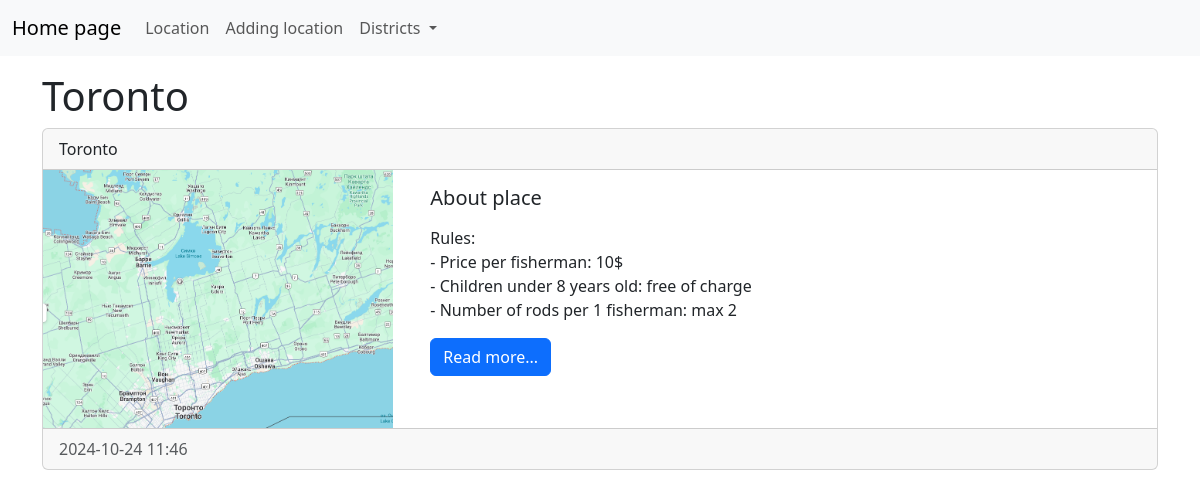
Screenshot of /category/3/ with the database file from the repository.
### news/models.py (models this page shows, shortened)
class Category(models.Model):
    title = models.CharField(max_length=150, db_index=True, verbose_name='Наименование')
    def __str__(self):
        return self.title
    class Meta:
        verbose_name = "Категория"
        verbose_name_plural = "Категории"
        ordering = ['title']

class News(models.Model):
    title = models.CharField(max_length=150, verbose_name='Наименование')
    content = models.TextField(blank=True, verbose_name='Контекст')
    created_at = models.DateTimeField(auto_now_add=True, verbose_name='Дата публикации')
    updated_at = models.DateTimeField(auto_now=True, verbose_name='Дата обновления')
    photo = models.ImageField(upload_to='photos/%Y/%m/%d/', verbose_name='Фото', blank=True)
    is_published = models.BooleanField(default=True, verbose_name='Опубликовано')
    category = models.ForeignKey('Category', on_delete=models.PROTECT, null=True, verbose_name='Категория')
    class Meta:
        verbose_name = "Новость"
        verbose_name_plural = "Новости"
        ordering = ['-created_at', '-title']

### news/views.py (the view)
# urls.py: path("category/<int:category_id>/", get_category, name='category'),
def get_category(request, category_id):
    news = News.objects.filter(category_id=category_id)
    categories = Category.objects.get(pk=category_id)
    category = Category.objects.all()
    mycontext = {
        'news': news,
        'categories': categories,
        'category': category,
    }
    return render(request, template_name="news/category.html", context=mycontext)

### news/templates/news/category.html (shortened to what this page needs)
<!doctype html>
<html lang="en">
  <head>
    <link href="https://cdn.jsdelivr.net/npm/bootstrap@5.3.3/dist/css/bootstrap.min.css" rel="stylesheet">
  </head>
  <body>
  <nav class="navbar navbar-expand-lg bg-body-tertiary">
    <div class="container-fluid">
      <a class="navbar-brand" href="{% url 'home' %}">Home page</a>
      <div class="collapse navbar-collapse" id="navbarSupportedContent">
        <ul class="navbar-nav me-auto mb-2 mb-lg-0">
          <li class="nav-item"><a class="nav-link" href="{% url 'home' %}">Location</a></li>
          <li class="nav-item"><a class="nav-link" href="#">Adding location</a></li>
          <li class="nav-item dropdown">
            <a class="nav-link dropdown-toggle" href="#" role="button" data-bs-toggle="dropdown" aria-expanded="false">
              Districts
            </a>
          </li>
        </ul>
      </div>
    </div>
  </nav>
  <div class="container mt-3">
    <h1>{{ categories.title }}</h1>
    {% for item in news %}
      {% if item.is_published == 1 %}
      <div class="row g-0">
        <div class="card mb-3">
          <div class="card-header">{{ item.category }}</div>
            <div class="row g-0">
              <div class="col-md-4">
                {% if item.photo %}
                    <img src="{{ item.photo.url }}" alt="" width="350" class="mr-3">
                {% else %}
                    <img src="https://picsum.photos/id/870/350/200?grayscale&blur=1" alt="" class="mr-3">
                {% endif %}
              </div>
              <div class="col-md-8">
                <div class="card-body">
                  <h5 class="card-title">{{ item.title }}</h5>
                  <p class="card-text">{{ item.content|safe|linebreaks|truncatewords:50 }}</p>
                  <a href="#" class="btn btn-primary">Read more...</a>
                </div>
              </div>
            </div>
          <div class="card-footer text-body-secondary">
            {{ item.created_at|date:"Y-m-d H:i" }}
          </div>
        </div>
      </div>
      {% endif %}
    {% endfor %}
  </div>
  </body>
</html>

### rows the page displays
Category: title "Toronto"
News: category "Toronto", photo (picture), title "About place", content "Rules: - Price per fisherman: 10$ - Children under 8 years old: free of charge - Number of rods per 1 fisherman: max 2", created_at "2024-10-24 11:46"
